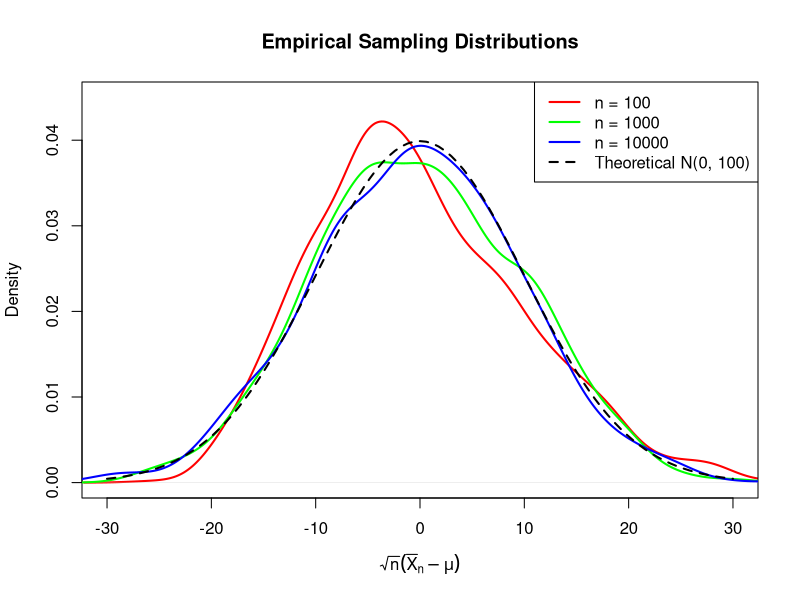
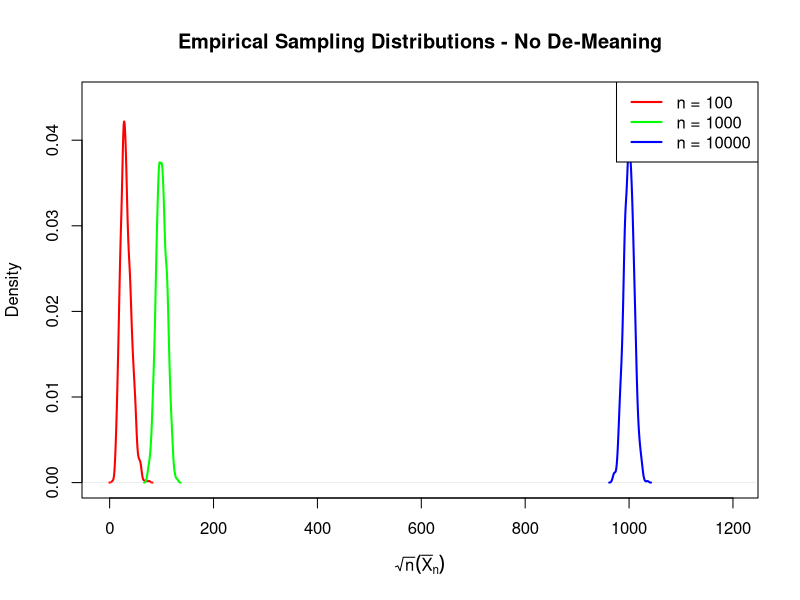
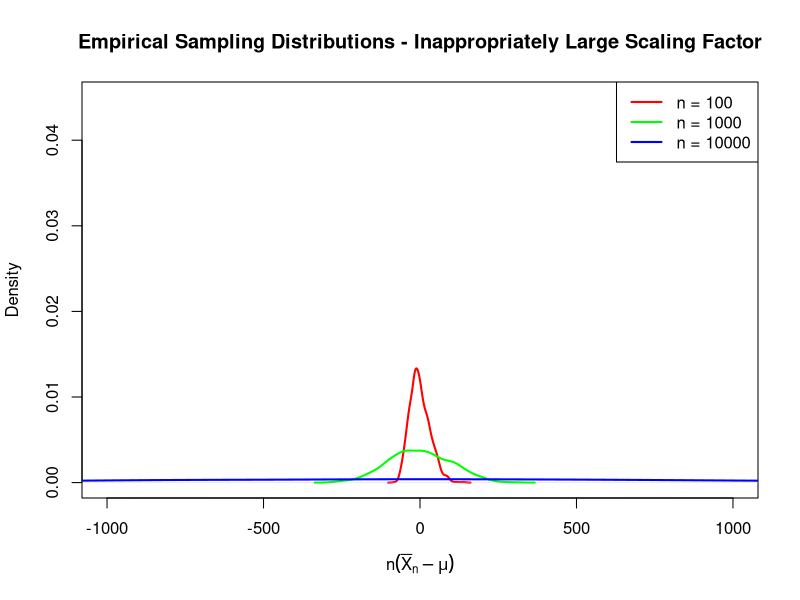
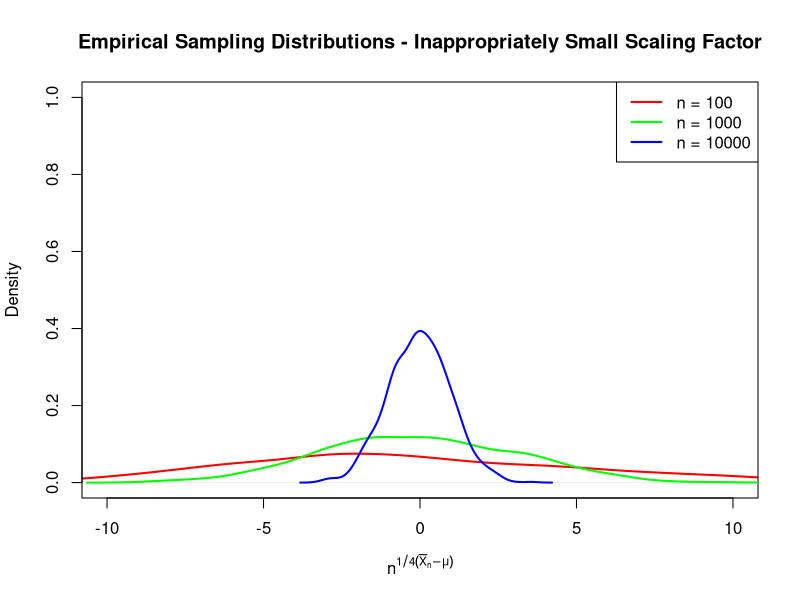

Source code (R) for these figures, in order:
## ---- chunk 1
# Setting the seed for reproducibility
set.seed(3294764)

# The number of replications in the simulation
K <- 1000

# The different sample sizes to consider
n <- c(10, 100, 10000)

# The mean/scale parameter of the exponential distribution that will generate
# the data
theta <- 10

# Store the simulated sampling distributions
RV.list <- list()

for(i in 1:length(n)) {
  n.i <- n[i]
  RV <- numeric(K)

  for(j in 1:K) {
    # Generate iid exponential observations
    X <- rexp(n.i, rate = 1/theta)

    # Calculate sample mean
    bar.X.n <- mean(X)

    # Scale and de-mean
    RV[j] <- sqrt(n.i) * (bar.X.n - theta)
  }

  RV.list[[i]] <- RV
}

# Plot the first empirical density
plot(density(RV.list[[1]]),
     col = "red",
     lwd = 2,
     xlim = c(-30, 30),
     ylim = c(0, 0.045),
     main = "Empirical Sampling Distributions",
     xlab = expression(sqrt(n)(bar(X)[n] - mu)),
     ylab = "Density")

# Add the other empirical densities
lines(density(RV.list[[2]]),
      col = "green",
      lwd = 2)

lines(density(RV.list[[3]]),
      col = "blue",
      lwd = 2)

# Add theoretical N(0, 100) density
curve(dnorm(x, mean = 0, sd = theta),
      add = TRUE,
      col = "black",
      lwd = 2,
      lty = 2)

# Add legend
legend("topright",
       legend = c("n = 100",
                  "n = 1000",
                  "n = 10000",
                  "Theoretical N(0, 100)"),
       col = c("red", "green", "blue", "black"),
       lwd = 2,
       lty = c(1, 1, 1, 2))

## ---- chunk 2
# Setting the seed for reproducibility
set.seed(3294764)

# The number of replications in the simulation
K <- 1000

# The different sample sizes to consider
n <- c(10, 100, 10000)

# The mean/scale parameter of the exponential distribution that will generate
# the data
theta <- 10

# Store the simulated sampling distributions
RV.list <- list()

for(i in 1:length(n)) {
  n.i <- n[i]
  RV <- numeric(K)

  for(j in 1:K) {
    # Generate iid exponential observations
    X <- rexp(n.i, rate = 1/theta)

    # Calculate sample mean
    bar.X.n <- mean(X)

    # Scale and de-mean
    RV[j] <- sqrt(n.i) * (bar.X.n)
  }

  RV.list[[i]] <- RV
}

# Plot the first empirical density
plot(density(RV.list[[1]]),
     col = "red",
     lwd = 2,
     xlim = c(-5, 1200),
     ylim = c(0, 0.045),
     main = "Empirical Sampling Distributions - No De-Meaning",
     xlab = expression(sqrt(n)(bar(X)[n])),
     ylab = "Density")

# Add the other empirical densities
lines(density(RV.list[[2]]),
      col = "green",
      lwd = 2)

lines(density(RV.list[[3]]),
      col = "blue",
      lwd = 2)


# Add legend
legend("topright",
       legend = c("n = 100",
                  "n = 1000",
                  "n = 10000"),
       col = c("red", "green", "blue"),
       lwd = 2,
       lty = c(1, 1, 1, 2))

## ---- chunk 3
# Setting the seed for reproducibility
set.seed(3294764)

# The number of replications in the simulation
K <- 1000

# The different sample sizes to consider
n <- c(10, 100, 10000)

# The mean/scale parameter of the exponential distribution that will generate
# the data
theta <- 10

# Store the simulated sampling distributions
RV.list <- list()

for(i in 1:length(n)) {
  n.i <- n[i]
  RV <- numeric(K)

  for(j in 1:K) {
    # Generate iid exponential observations
    X <- rexp(n.i, rate = 1/theta)

    # Calculate sample mean
    bar.X.n <- mean(X)

    # Scale and de-mean
    RV[j] <- n.i * (bar.X.n - theta)
  }

  RV.list[[i]] <- RV
}

# Plot the first empirical density
plot(density(RV.list[[1]]),
     col = "red",
     lwd = 2,
     xlim = c(-1000, 1000),
     ylim = c(0, 0.045),
     main = "Empirical Sampling Distributions - Inappropriately Large Scaling Factor",
     xlab = expression(n(bar(X)[n] - mu)),
     ylab = "Density")

# Add the other empirical densities
lines(density(RV.list[[2]]),
      col = "green",
      lwd = 2)

lines(density(RV.list[[3]]),
      col = "blue",
      lwd = 2)


# Add legend
legend("topright",
       legend = c("n = 100",
                  "n = 1000",
                  "n = 10000"),
       col = c("red", "green", "blue"),
       lwd = 2,
       lty = c(1, 1, 1, 2))
## ---- chunk 4
# Setting the seed for reproducibility
set.seed(3294764)

# The number of replications in the simulation
K <- 1000

# The different sample sizes to consider
n <- c(10, 100, 10000)

# The mean/scale parameter of the exponential distribution that will generate
# the data
theta <- 10

# Store the simulated sampling distributions
RV.list <- list()

for(i in 1:length(n)) {
  n.i <- n[i]
  RV <- numeric(K)

  for(j in 1:K) {
    # Generate iid exponential observations
    X <- rexp(n.i, rate = 1/theta)

    # Calculate sample mean
    bar.X.n <- mean(X)

    # Scale and de-mean
    RV[j] <- n.i^(0.25) * (bar.X.n - theta)
  }

  RV.list[[i]] <- RV
}

# Plot the first empirical density
plot(density(RV.list[[1]]),
     col = "red",
     lwd = 2,
     xlim = c(-10, 10),
     ylim = c(0, 1),
     main = "Empirical Sampling Distributions - Inappropriately Small Scaling Factor",
     xlab = expression(n^{1/4}(bar(X)[n] - mu)),
     ylab = "Density")

# Add the other empirical densities
lines(density(RV.list[[2]]),
      col = "green",
      lwd = 2)

lines(density(RV.list[[3]]),
      col = "blue",
      lwd = 2)


# Add legend
legend("topright",
       legend = c("n = 100",
                  "n = 1000",
                  "n = 10000"),
       col = c("red", "green", "blue"),
       lwd = 2,
       lty = c(1, 1, 1, 2))
